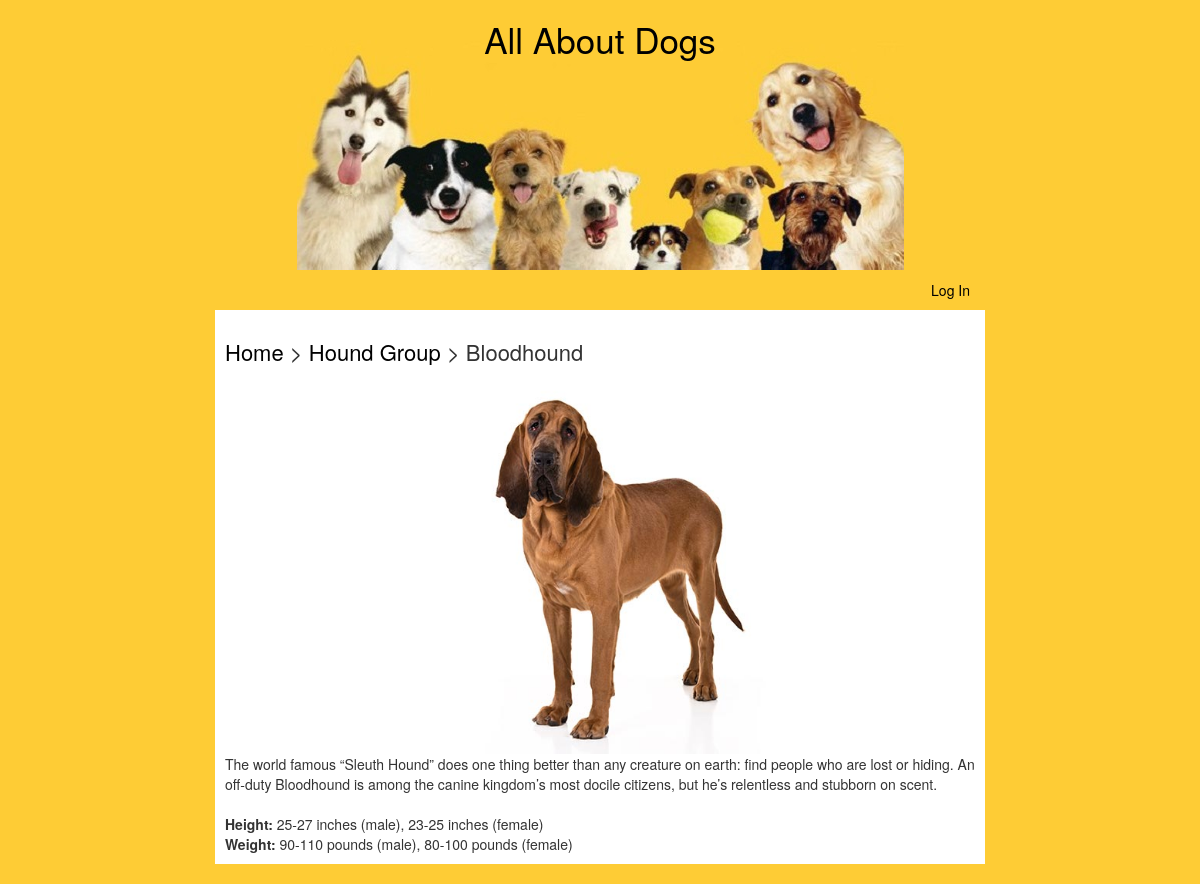
/groups/1/breeds/2/, run on the app's committed database.
### models.py (models this page shows, shortened)
class Group(Base):
    __tablename__ = 'group'
    id = Column(Integer, primary_key=True)
    name = Column(String(25), nullable=False)
    description = Column(String(1000))
    picture = Column(String(250))

class Breed(Base):
    __tablename__ = 'breed'
    id = Column(Integer, primary_key=True)
    name = Column(String(50), nullable=False)
    description = Column(String(1000))
    height = Column(String(100))
    weight = Column(String(100))
    picture = Column(String(250))
    group_id = Column(Integer, ForeignKey('group.id'))
    group = relationship(Group)
    user_id = Column(Integer, ForeignKey('user.id'))
    user = relationship(User)

### views.py (the view)
@app.route('/groups/<int:group_id>/breeds/<int:breed_id>/')
def showBreedInfo(group_id, breed_id):
    if 'user_id' in login_session:
        user = login_session['user_id']
    else:
        user = ''
    group = session.query(Group).filter_by(id=group_id).one()
    breed = session.query(Breed).filter_by(id=breed_id).one()
    return render_template('breedInfo.html',
                           breed=breed, group=group, user_id=user)

### templates/breedInfo.html (shortened to what this page needs)
{% extends "main.html" %}
{% block content %}
	<div>
		<h2>
			<a href="{{url_for('showGroups')}}">Home</a> >
			<a href="{{url_for('showGroupBreeds', group_id=group.id)}}">{{group.name}} Group</a> >
			{{breed.name}}
		</h2>
	</div>
	{% if breed.picture %}
		<div class="center"><img class="breed-pic" src="{{url_for('static', filename=breed.picture)}}" alt="{{breed.name}}"></div>
	{% endif %}
	<div>{{breed.description}}</div>
	<br/>
	<div><strong>Height:</strong> {{breed.height}}</div>
	<div><strong>Weight:</strong> {{breed.weight}}</div>
{% endblock %}

### static/styles.css (style rules this page uses)
body { background-color: #FECC35; }
h2 { font-size: 22px; margin-bottom: 15px; }
a { color: black; }
.breed-pic { max-width: 75%; }
.center { text-align: center; }

### data on the page
Group: name "Hound"
Breed: name "Bloodhound", picture (picture), description "The world famous “Sleuth Hound” does one thing better than any creature on earth: find people who are lost or hiding. An off-duty Bloodhound is among the canine kingdom’s most docile citizens, but he’s relentless and stubborn on scent.", height "25-27 inches (male), 23-25 inches (female)", weight "90-110 pounds (male), 80-100 pounds (female)"
